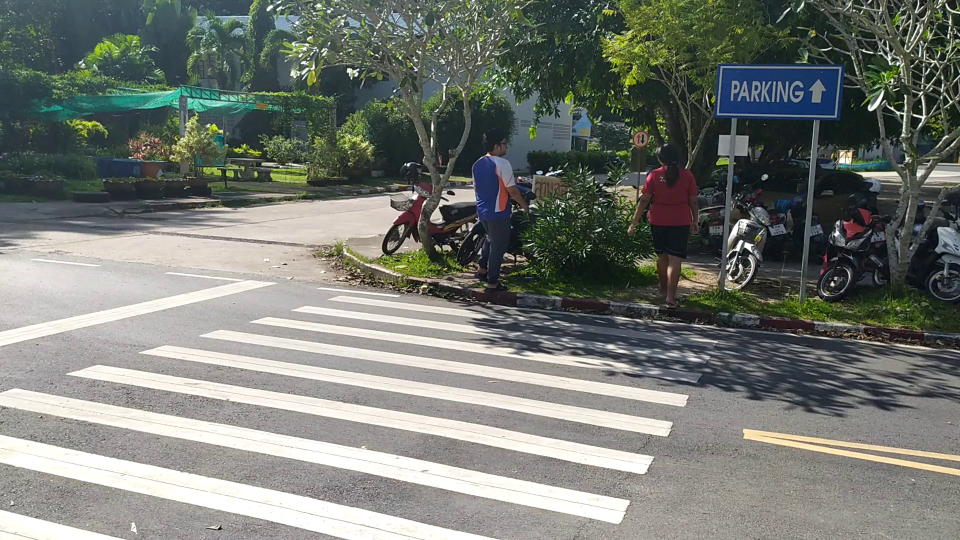
#> input picture รวมระบบ/Picture_test/12.jpg, 1920 x 1080 px, found by its file name (shown at 1/2 size)
$ python 'non_max(Pic).py'
#> lines starting #> are read from the running program, lines starting #| are printed output that depends on the picture
# import the necessary packages
from __future__ import print_function
from imutils.object_detection import non_max_suppression
from imutils import paths
import numpy as np
import argparse
import imutils
import cv2

img = cv2.imread('12.jpg')
#> img is the input picture: shape (1080, 1920, 3); mean B, G, R 115, 121.6, 117.7
gray = cv2.cvtColor(img, cv2.COLOR_BGR2GRAY)
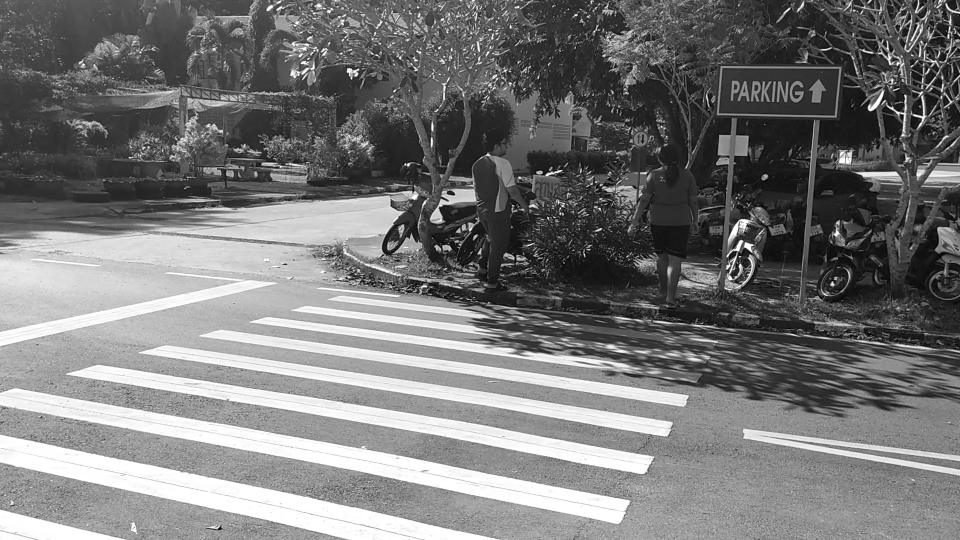
#> gray: shape (1080, 1920) (shown at 1/2 size); min 0, max 255, mean 119.7

hog = cv2.HOGDescriptor()
hog.setSVMDetector(cv2.HOGDescriptor_getDefaultPeopleDetector())


image = imutils.resize(img, width=min(400, img.shape[1]))
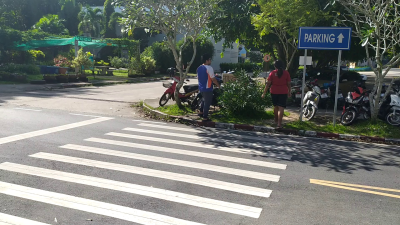
#> image: shape (225, 400, 3); mean B, G, R 115, 121.6, 117.7
orig = image.copy()

(rects, weights) = hog.detectMultiScale(image, winStride=(4, 4), padding=(8, 8), scale=1.03)
#> rects = (); weights = ()

# draw the original bounding boxes
for (x, y, w, h) in rects:
	cv2.rectangle(orig, (x, y), (x + w, y + h), (0, 0, 255), 2)
#> this loop made 0 passes

rects = np.array([[x, y, x + w, y + h] for (x, y, w, h) in rects])
#> rects = empty array
pick = non_max_suppression(rects, probs=None, overlapThresh=0.65)
#> pick = []

	# draw the final bounding boxes
for (xA, yA, xB, yB) in pick:
	cv2.rectangle(image, (xA, yA), (xB, yB), (0, 255, 0), 2)

# show the output images
cv2.imshow("Before NMS", orig)
cv2.imshow("After NMS", image)
cv2.waitKey(0)

$ run again, with รวมระบบ/Picture_test/1.jpg copied over รวมระบบ/Picture_test/12.jpg
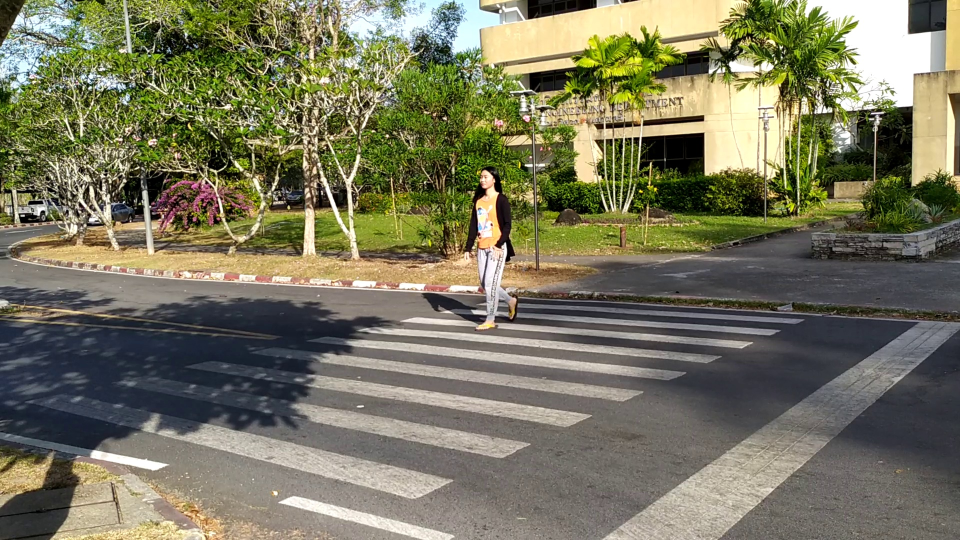
#> input picture รวมระบบ/Picture_test/1.jpg, 1920 x 1080 px, found by its file name (shown at 1/2 size)
#> img is the input picture: shape (1080, 1920, 3); mean B, G, R 93.7, 117.8, 119.7
#> `gray = cv2.cvtColor(img, cv2.COLOR_BGR2GRAY)`:
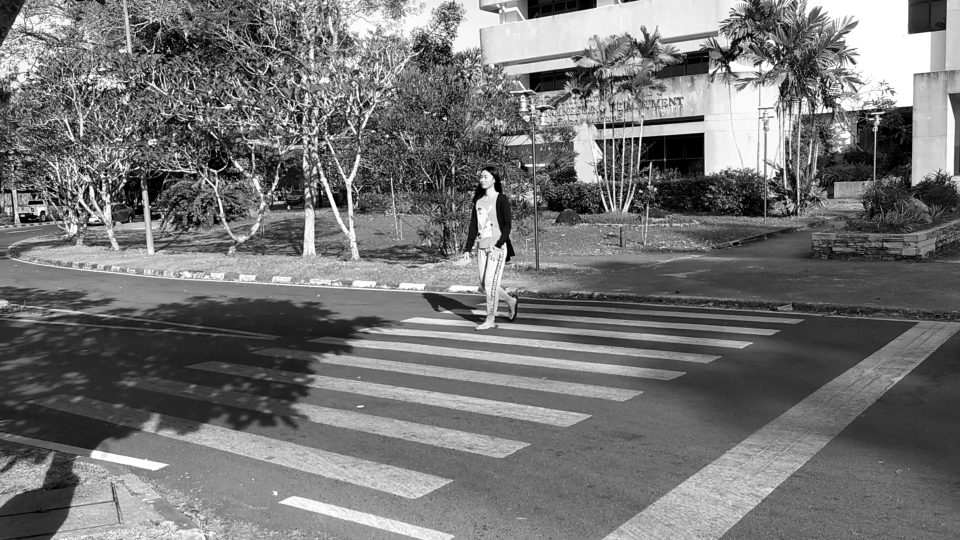
#> gray: shape (1080, 1920) (shown at 1/2 size); min 0, max 255, mean 115.6
#> `image = imutils.resize(img, width=min(400, img.shape[1]))`:
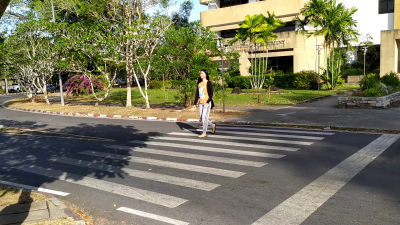
#> image: shape (225, 400, 3); mean B, G, R 93.7, 117.8, 119.7
#> `(rects, weights) = hog.detectMultiScale(image, winStride=(4, 4), paddi..`: rects = ()
#> `rects = np.array([[x, y, x + w, y + h] for (x, y, w, h) in rects])`: rects = empty array
#> pick = []

$ run again, with รวมระบบ/Picture_test/10.jpg copied over รวมระบบ/Picture_test/12.jpg
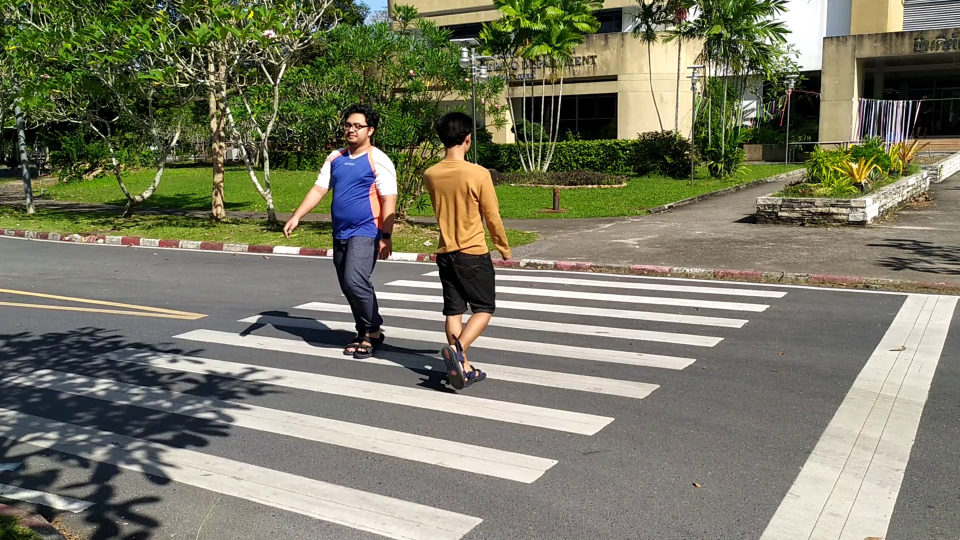
#> input picture รวมระบบ/Picture_test/10.jpg, 1920 x 1080 px, found by its file name (shown at 1/2 size)
#> img is the input picture: shape (1080, 1920, 3); mean B, G, R 100.9, 121, 121
#> `(rects, weights) = hog.detectMultiScale(image, winStride=(4, 4), paddi..`: rects = [[112, 27, 72, 143], [154, 33, 76, 151]]; weights = [3.51, 1.91]
#> the loop `for (x, y, w, h) in rects:` made 2 passes
#> after the loop `for (x, y, w, h) in rects:`:
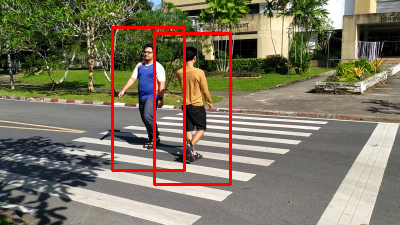
#> orig: shape (225, 400, 3); mean B, G, R 98.1, 117.7, 125.1
#> `rects = np.array([[x, y, x + w, y + h] for (x, y, w, h) in rects])`: rects = [[112, 27, 184, 170], [154, 33, 230, 184]]
#> pick = [[154, 33, 230, 184], [112, 27, 184, 170]]
#> the loop `for (xA, yA, xB, yB) in pick:` made 2 passes
#> after the loop `for (xA, yA, xB, yB) in pick:`:
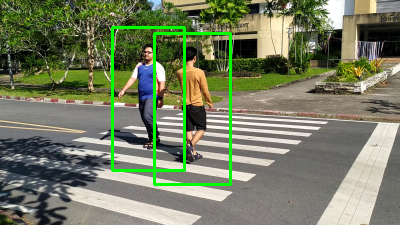
#> image: shape (225, 400, 3); mean B, G, R 98.1, 125.1, 117.6
